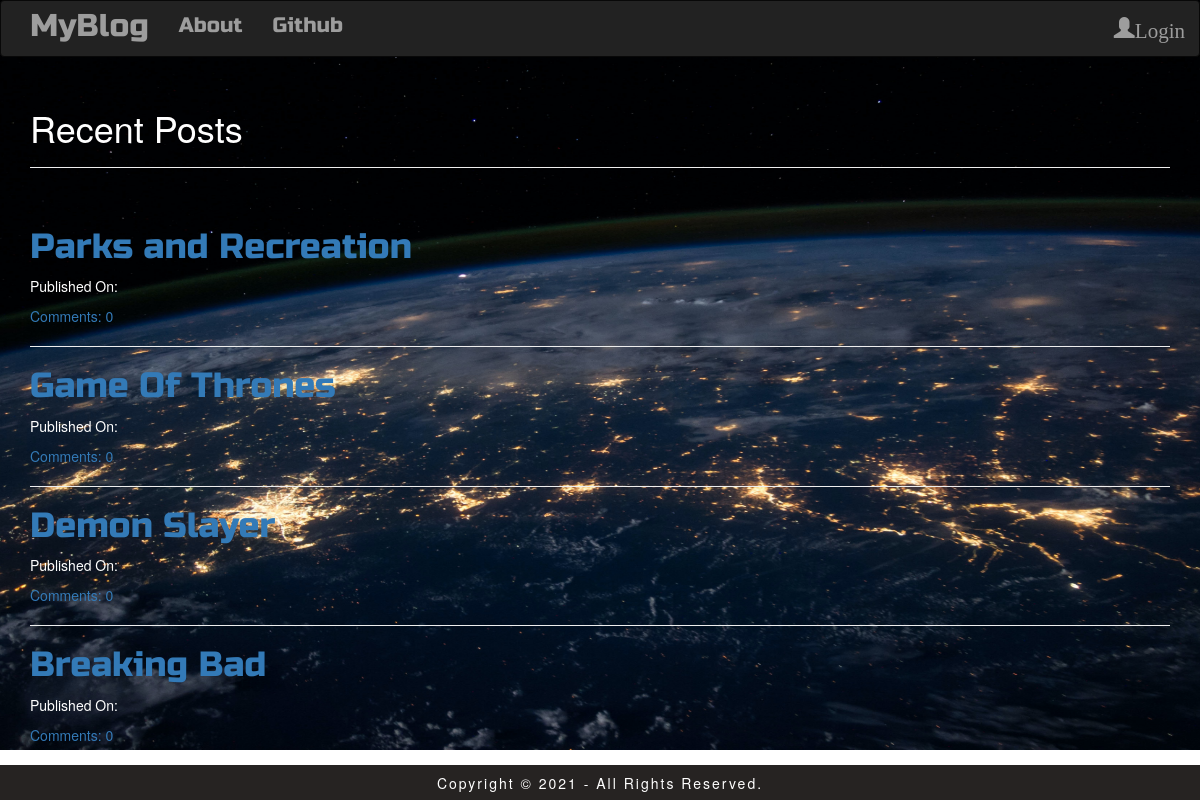
The page / on the database its author committed.
### blog/models.py (models this page shows, shortened)
class Post(models.Model):
    author = models.ForeignKey('auth.User',on_delete=models.CASCADE)
    title = models.CharField(max_length=200)
    text = models.TextField()
    created_date = models.DateTimeField(default=timezone.now)
    published_date = models.DateTimeField(blank=True,null=True)
    def approve_comments(self):
        return self.comments.filter(approved_comment=True)

### blog/views.py (the view)
# urls.py: re_path(r'^$',views.PostListView.as_view(),name='post_list'),
class PostListView(ListView):
    model = Post
    def get_queryset(self):
        return Post.objects.filter(published_date__lte = timezone.now()).order_by('-published_date')

### blog/templates/blog/post_list.html (shortened to what this page needs)
{% extends 'blog/base.html' %}
{% block content %}
{% if post_list %}
  <div class="page-header">
    <h1 id='recent'>Recent Posts</h1>
  </div>
  <br>
{% endif %}
<div class="centerstage">
    {% for post in post_list %}
    <div class="post">
      <h1 id="posttitle" class="techfont"><a href="{% url 'post_detail' pk=post.pk %}">{{ post.title }}</a></h1>
      <div class="date">
        <p>Published On: {{ post.published|date:"D M Y" }}</p>
      </div>
      <a href="{% url 'post_detail' pk=post.pk %}">Comments: {{ post.approve_comments.count}}</a>
    </div>
    <hr>
    {% endfor %}
</div>
{% endblock%}

### blog/templates/blog/base.html (shortened to what this page needs)
<!DOCTYPE html>
{% load static %}
<html lang="en" dir="ltr">
  <head>
    <link rel="stylesheet" href="https://maxcdn.bootstrapcdn.com/bootstrap/3.3.7/css/bootstrap.min.css">
    <link rel="stylesheet" href="//cdn.jsdelivr.net/npm/medium-editor@latest/dist/css/medium-editor.min.css" type="text/css" media="screen" charset="utf-8">
    <link rel="stylesheet" href="{% static 'css/blog.css' %}">
  </head>
  <body id="bg" style="background-image: url('{% static "images/nasa.jpg" %}')";>
    <nav class='navbar navbar-inverse techfont custom-navbar'>
      <div class="container">
        <ul class="nav navbar-nav">
          <li> <a class="navbar-brand bigbrand" href="{% url 'post_list' %}">MyBlog</a></li>
          <li> <a href="{% url 'about' %}">About</a></li>
          <li> <a href="https:///www.github.com">Github</a></li>
        </ul>
        <ul class="nav navbar-nav navbar-right">
          {% if user.is_authenticated %}
            <li>
              <a href="{% url 'post_new' %}">New Post</a>
            </li>
            <li>
              <a href="{% url 'post_draft_list' %}">Drafts</a>
            </li>
            <li>
              <a href="{% url 'logout' %}">LogOut</a>
            </li>
            <li>
              <a>Welcome: {{ user.username }}</a>
            </li>
              {% else %}
              <li> <a class='nav navbar-right' href="{% url 'login' %}"><span class="glyphicon glyphicon-user">Login</span></a></li>
          {% endif %}
        </ul>
      </div>
    </nav>
    <div class="content container">
      <div class="row">
        <div class="col-md-8">
        </div>
      </div>
</div>
<div class="container" style="color:white; ">
      {% block content %}
      {% endblock %}
    </div>
    <footer class="footer">
      <p>Copyright &copy 2021 - All Rights Reserved.</p>
    </footer>
  </body>
</html>

### blog/static/css/blog.css (style rules this page uses)
#bg { background-size: 1540px 750px; background-repeat: no-repeat; background-position: top; background-attachment: fixed; }
.navbar { border-radius: none; }
.techfont { font-family: 'Russo One', sans-serif; font-size: 1.5em; margin-bottom: 10px; }
.bigbrand { font-size:1.5em; }
.centerstage { margin-left: auto; margin-right: auto; }

### blog/templates/blog/post_list.html (style rules this page uses)
#posttitle { font-size: 2.5em; text-align: left; }

### blog/templates/blog/base.html (style rules this page uses)
.footer { position: fixed; bottom: 0px; background-color: #262322; color: white; height: 35px; padding-top: 8px; padding-bottom: 4px; letter-spacing: 0.2rem; text-align: center; width: 100%; }

### rows shown on the page
Post: title "Parks and Recreation", approve_comments.count "0"
Post: title "Game Of Thrones", approve_comments.count "0"
Post: title "Demon Slayer", approve_comments.count "0"
Post: title "Breaking Bad", approve_comments.count "0"
